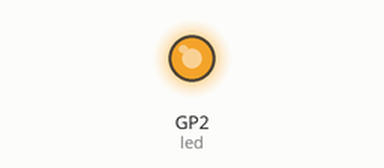
Recording of a program running on a simulated Raspberry Pi Pico running MicroPython. Shown: output pins drawn as LEDs (lit = HIGH). What the program prints to the serial console is not drawn.

Above: at 0.05 s.
At 1.15 s:
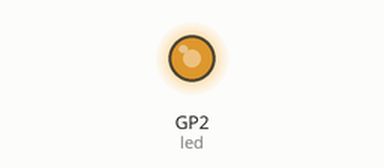
At 2.25 s:
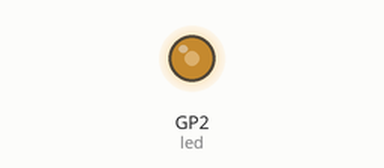
At 4.5 s:
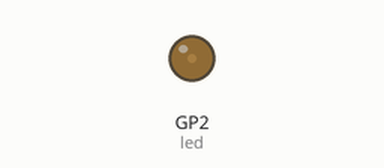
Timing chart, 0 to 5.9 s (numbered marks = the images above):
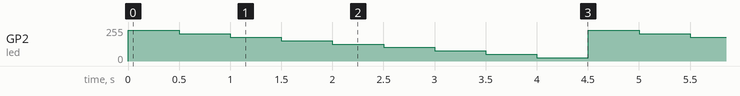

The program:

brightness_led.py
```python
from machine import Pin, PWM
from utime import sleep, sleep_ms

led_pin = 2
led = PWM(Pin(led_pin))
led.freq(1000)

def percent_to_u16(percent): # Přepočítá procentuální hodnotu na u16
    return int((percent / 100) * 65535)
print(f"TEST: 50 % equals {percent_to_u16(50)}")
led.duty_u16(32767)

x = 100
while True:
    x -= 10

    led.duty_u16(percent_to_u16(x))
    sleep_ms(500)

    if x == 10:
        x = 100
```

Measured:
- by itself, GP2 (led): repeats every 4.5 s: 204/255 0.50 s, 178/255 0.50 s, 153/255 0.50 s, 127/255 0.50 s, 102/255 0.50 s, 76/255 0.50 s, 51/255 0.50 s, 25/255 0.50 s, 229/255 0.50 s
